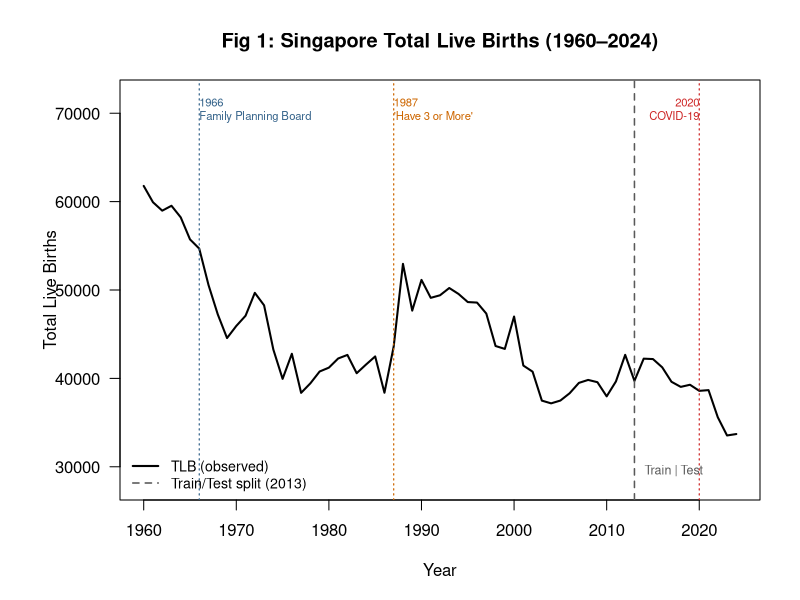
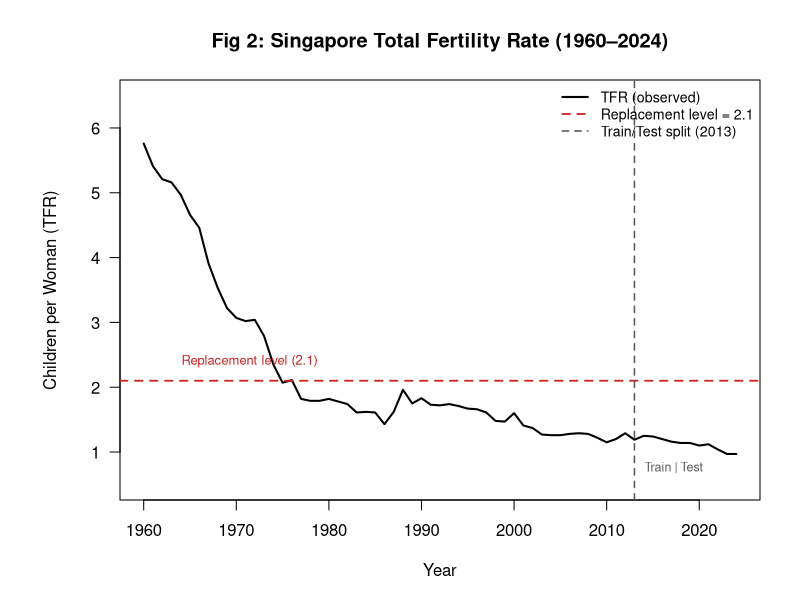
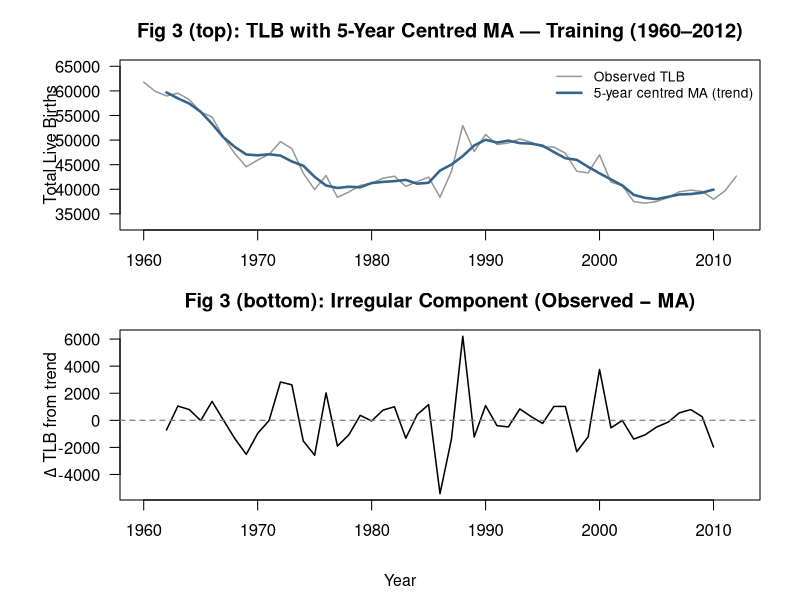
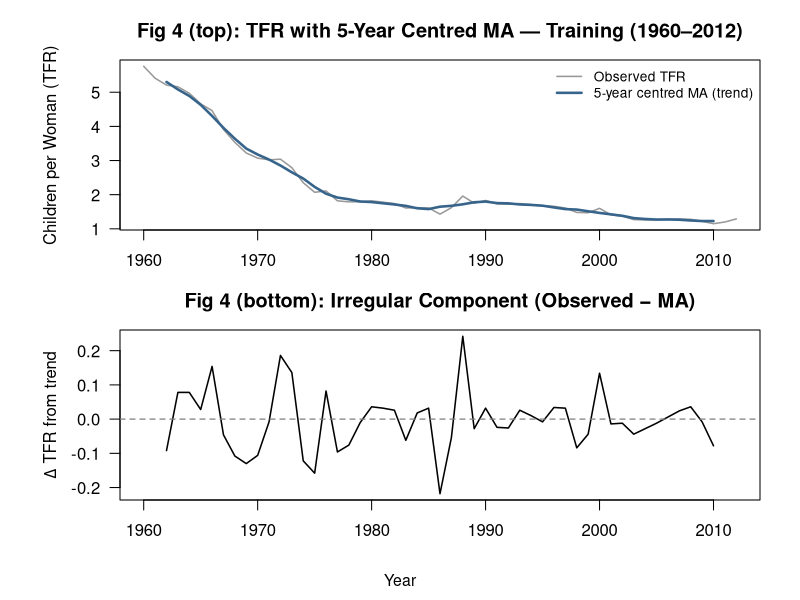
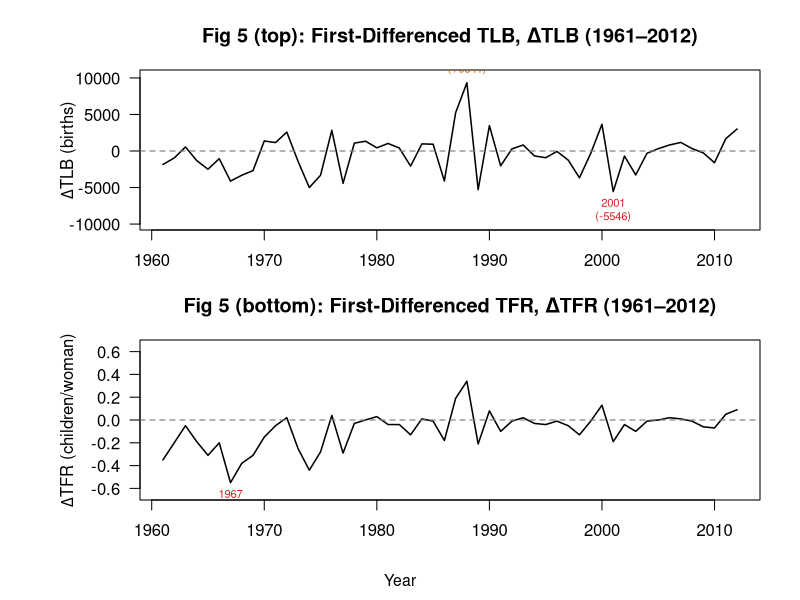
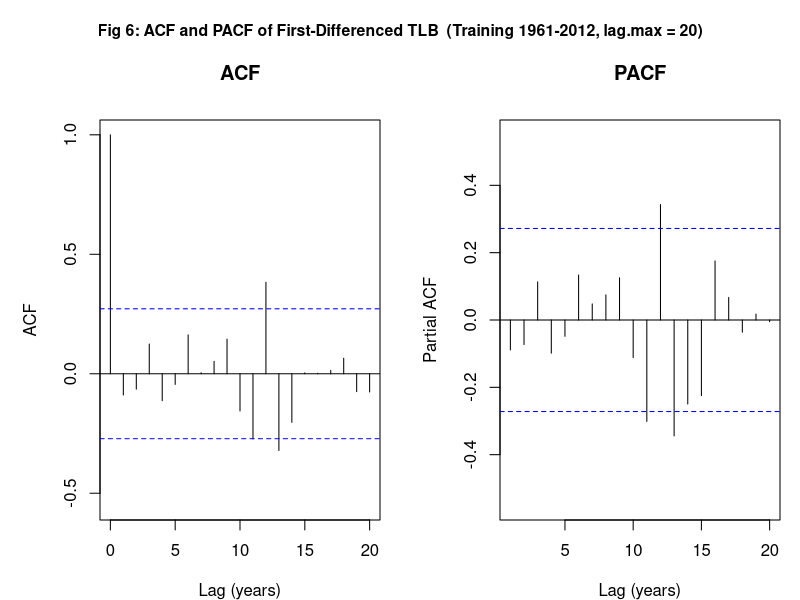
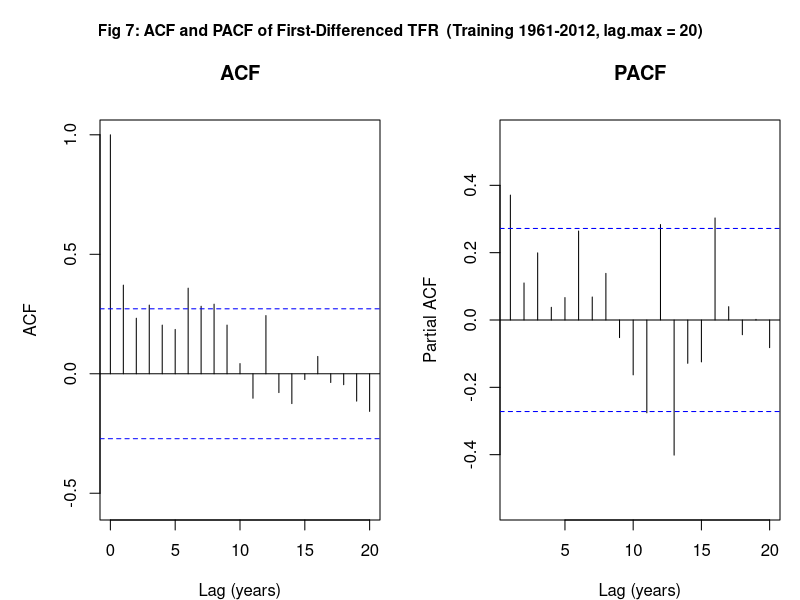
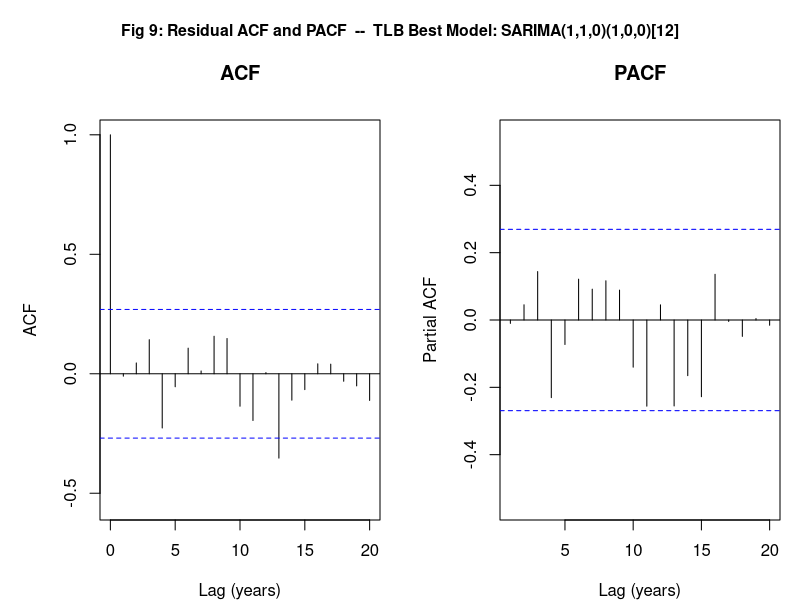

Generate these figures, in order, with R:
# =============================================================================
# REPORT FIGURES: Singapore TLB & TFR Time Series Analysis
# Generates 12 publication-quality figures + model diagnostics
# Output: plots/ subfolder, res = 150 dpi
# =============================================================================

library(tseries)
library(forecast)

options(stringsAsFactors = FALSE)
options(scipen = 999)
set.seed(42)
dir.create("figures", showWarnings = FALSE)

# =============================================================================
# DATA LOADING
# =============================================================================
df        <- read.csv("cleaned_tlb_tfr_1960_2024.csv")
tlb_ts    <- ts(df$TLB, start = 1960, frequency = 1)
tfr_ts    <- ts(df$TFR, start = 1960, frequency = 1)
tlb_train <- window(tlb_ts, start = 1960, end = 2012)
tlb_test  <- window(tlb_ts, start = 2013, end = 2024)
tfr_train <- window(tfr_ts, start = 1960, end = 2012)
tfr_test  <- window(tfr_ts, start = 2013, end = 2024)

n_test     <- length(tlb_test)   # 12
n_train    <- length(tlb_train)  # 53
test_years <- 2013:2024

tlb_diff1 <- diff(tlb_train, differences = 1)
tfr_diff1 <- diff(tfr_train, differences = 1)

# =============================================================================
# HELPER: annotation-safe y value for text labels in acf/pacf plots
# =============================================================================
ci_band <- function(n) 1.96 / sqrt(n)

# =============================================================================
# FIG 1: TLB Raw Series (1960-2024)
# =============================================================================
png("plots/fig01_tlb_raw.png", width = 1050, height = 560, res = 150, bg = "white")
par(mar = c(5, 6, 4, 2), bg = "white")
plot(tlb_ts, type = "l", lwd = 2, col = "black",
     main = "Fig 1: Singapore Total Live Births (1960–2024)",
     xlab = "Year", ylab = "Total Live Births",
     ylim = c(28000, 72000), las = 1)
abline(v = 2013, lty = 2, col = "gray35", lwd = 1.5)
abline(v = 1966,  lty = 3, col = "steelblue4", lwd = 1.2)
abline(v = 1987,  lty = 3, col = "darkorange3", lwd = 1.2)
abline(v = 2020,  lty = 3, col = "firebrick3",  lwd = 1.2)
text(1966, 70500, "1966\nFamily Planning Board", col = "steelblue4",  cex = 0.68, adj = c(0, 0.5))
text(1987, 70500, "1987\n'Have 3 or More'",      col = "darkorange3", cex = 0.68, adj = c(0, 0.5))
text(2020, 70500, "2020\nCOVID-19",              col = "firebrick3",  cex = 0.68, adj = c(1, 0.5))
text(2013, 29500, "Train | Test",               col = "gray35",      cex = 0.75, pos = 4)
legend("bottomleft", bty = "n",
       legend = c("TLB (observed)", "Train/Test split (2013)"),
       lwd = c(2, 1.5), lty = c(1, 2), col = c("black", "gray35"), cex = 0.85)
dev.off()

# =============================================================================
# FIG 2: TFR Raw Series (1960-2024)
# =============================================================================
png("plots/fig02_tfr_raw.png", width = 1050, height = 560, res = 150, bg = "white")
par(mar = c(5, 6, 4, 2), bg = "white")
plot(tfr_ts, type = "l", lwd = 2, col = "black",
     main = "Fig 2: Singapore Total Fertility Rate (1960–2024)",
     xlab = "Year", ylab = "Children per Woman (TFR)",
     ylim = c(0.5, 6.5), las = 1)
abline(h = 2.1,  lty = 2, col = "firebrick3", lwd = 1.8)
abline(v = 2013, lty = 2, col = "gray35",     lwd = 1.5)
text(1963, 2.4,  "Replacement level (2.1)", col = "firebrick3", cex = 0.78, pos = 4)
text(2013, 0.75, "Train | Test",            col = "gray35",    cex = 0.75, pos = 4)
legend("topright", bty = "n",
       legend = c("TFR (observed)", "Replacement level = 2.1", "Train/Test split (2013)"),
       lwd = c(2, 1.8, 1.5), lty = c(1, 2, 2),
       col = c("black", "firebrick3", "gray35"), cex = 0.85)
dev.off()

# =============================================================================
# FIG 3: TLB with 5-year centred MA + irregular component (training 1960-2012)
# =============================================================================
ma5_tlb <- stats::filter(tlb_train, rep(1 / 5, 5), sides = 2)
irr_tlb <- ts(as.numeric(tlb_train) - as.numeric(ma5_tlb), start = 1960, frequency = 1)

png("plots/fig03_tlb_ma.png", width = 1050, height = 720, res = 150, bg = "white")
par(mfrow = c(2, 1), mar = c(2, 6, 3, 2), bg = "white", oma = c(3, 0, 0, 0))
plot(tlb_train, type = "l", lwd = 1.5, col = "gray60",
     main = "Fig 3 (top): TLB with 5-Year Centred MA — Training (1960–2012)",
     xlab = "", ylab = "Total Live Births",
     ylim = c(33000, 65000), las = 1)
lines(ma5_tlb, lwd = 2.5, col = "steelblue4")
legend("topright", bty = "n",
       legend = c("Observed TLB", "5-year centred MA (trend)"),
       col = c("gray60", "steelblue4"), lwd = c(1.5, 2.5), cex = 0.82)

plot(irr_tlb, type = "l", lwd = 1.5, col = "black",
     main = "Fig 3 (bottom): Irregular Component (Observed − MA)",
     xlab = "", ylab = expression(paste(Delta, " TLB from trend")),
     las = 1)
abline(h = 0, lty = 2, col = "gray50", lwd = 1.2)
mtext("Year", side = 1, outer = TRUE, line = 1.5, cex = 0.95)
par(mfrow = c(1, 1))
dev.off()

# =============================================================================
# FIG 4: TFR with 5-year centred MA + irregular component (training 1960-2012)
# =============================================================================
ma5_tfr <- stats::filter(tfr_train, rep(1 / 5, 5), sides = 2)
irr_tfr <- ts(as.numeric(tfr_train) - as.numeric(ma5_tfr), start = 1960, frequency = 1)

png("plots/fig04_tfr_ma.png", width = 1050, height = 720, res = 150, bg = "white")
par(mfrow = c(2, 1), mar = c(2, 6, 3, 2), bg = "white", oma = c(3, 0, 0, 0))
plot(tfr_train, type = "l", lwd = 1.5, col = "gray60",
     main = "Fig 4 (top): TFR with 5-Year Centred MA — Training (1960–2012)",
     xlab = "", ylab = "Children per Woman (TFR)", las = 1)
lines(ma5_tfr, lwd = 2.5, col = "steelblue4")
legend("topright", bty = "n",
       legend = c("Observed TFR", "5-year centred MA (trend)"),
       col = c("gray60", "steelblue4"), lwd = c(1.5, 2.5), cex = 0.82)

plot(irr_tfr, type = "l", lwd = 1.5, col = "black",
     main = "Fig 4 (bottom): Irregular Component (Observed − MA)",
     xlab = "", ylab = expression(paste(Delta, " TFR from trend")),
     las = 1)
abline(h = 0, lty = 2, col = "gray50", lwd = 1.2)
mtext("Year", side = 1, outer = TRUE, line = 1.5, cex = 0.95)
par(mfrow = c(1, 1))
dev.off()

# =============================================================================
# FIG 5: First-differenced TLB and TFR — FIXED vertical scales
# =============================================================================
# Compute range so ylim clearly shows all variation
tlb_range <- range(tlb_diff1, na.rm = TRUE)
tfr_range <- range(tfr_diff1, na.rm = TRUE)
tlb_ylim  <- c(min(-10000, tlb_range[1] * 1.1), max(10000, tlb_range[2] * 1.1))
tfr_ylim  <- c(min(-0.65,  tfr_range[1] * 1.1), max(0.65,  tfr_range[2] * 1.1))

# Notable extremes in training period
tlb_max_yr <- time(tlb_diff1)[which.max(tlb_diff1)]
tlb_min_yr <- time(tlb_diff1)[which.min(tlb_diff1)]
tfr_max_yr <- time(tfr_diff1)[which.max(tfr_diff1)]
tfr_min_yr <- time(tfr_diff1)[which.min(tfr_diff1)]

cat("\nTLB diff: max =", max(tlb_diff1), "in", tlb_max_yr,
    " | min =", min(tlb_diff1), "in", tlb_min_yr, "\n")
cat("TFR diff: max =", max(tfr_diff1), "in", tfr_max_yr,
    " | min =", min(tfr_diff1), "in", tfr_min_yr, "\n")

png("plots/fig05_diff_series.png", width = 1050, height = 700, res = 150, bg = "white")
par(mfrow = c(2, 1), mar = c(2, 7, 3.5, 2), bg = "white", oma = c(3, 0, 0, 0))

plot(tlb_diff1, type = "l", lwd = 1.5, col = "black",
     main = "Fig 5 (top): First-Differenced TLB, ΔTLB (1961–2012)",
     xlab = "", ylab = expression(paste(Delta, "TLB (births)")),
     ylim = tlb_ylim, las = 1)
abline(h = 0, lty = 2, col = "gray50", lwd = 1.2)
# Annotate the two most extreme years
text(tlb_max_yr, max(tlb_diff1),
     paste0(tlb_max_yr, "\n(+", round(max(tlb_diff1)), ")"),
     cex = 0.68, col = "darkorange3", pos = 3)
text(tlb_min_yr, min(tlb_diff1),
     paste0(tlb_min_yr, "\n(", round(min(tlb_diff1)), ")"),
     cex = 0.68, col = "firebrick3", pos = 1)

plot(tfr_diff1, type = "l", lwd = 1.5, col = "black",
     main = "Fig 5 (bottom): First-Differenced TFR, ΔTFR (1961–2012)",
     xlab = "", ylab = expression(paste(Delta, "TFR (children/woman)")),
     ylim = tfr_ylim, las = 1)
abline(h = 0, lty = 2, col = "gray50", lwd = 1.2)
text(tfr_min_yr, min(tfr_diff1),
     paste0(tfr_min_yr, "\n(", round(min(tfr_diff1), 2), ")"),
     cex = 0.68, col = "firebrick3", pos = 1)

mtext("Year", side = 1, outer = TRUE, line = 1.5, cex = 0.95)
par(mfrow = c(1, 1))
dev.off()

# =============================================================================
# FIG 6: ACF/PACF of diff(TLB_train) — lag 20 (FIXED)
# =============================================================================
ci_tlb <- ci_band(length(tlb_diff1))
png("plots/fig06_tlb_diff_acf_pacf.png", width = 1050, height = 560, res = 150, bg = "white")
par(mfrow = c(1, 2), mar = c(4, 5, 3, 1), oma = c(0, 0, 3, 0), bg = "white")
acf(tlb_diff1,  lag.max = 20,
    main = "ACF",
    xlab = "Lag (years)", ylab = "ACF", ylim = c(-0.55, 1))
pacf(tlb_diff1, lag.max = 20,
     main = "PACF",
     xlab = "Lag (years)", ylab = "Partial ACF", ylim = c(-0.55, 0.55))
mtext("Fig 6: ACF and PACF of First-Differenced TLB  (Training 1961-2012, lag.max = 20)",
      side = 3, outer = TRUE, line = 1, cex = 0.95, font = 2)
par(mfrow = c(1, 1))
dev.off()

# =============================================================================
# FIG 7: ACF/PACF of diff(TFR_train) — lag 20 (FIXED)
# =============================================================================
ci_tfr <- ci_band(length(tfr_diff1))
png("plots/fig07_tfr_diff_acf_pacf.png", width = 1050, height = 560, res = 150, bg = "white")
par(mfrow = c(1, 2), mar = c(4, 5, 3, 1), oma = c(0, 0, 3, 0), bg = "white")
acf(tfr_diff1,  lag.max = 20,
    main = "ACF",
    xlab = "Lag (years)", ylab = "ACF", ylim = c(-0.55, 1))
pacf(tfr_diff1, lag.max = 20,
     main = "PACF",
     xlab = "Lag (years)", ylab = "Partial ACF", ylim = c(-0.55, 0.55))
mtext("Fig 7: ACF and PACF of First-Differenced TFR  (Training 1961-2012, lag.max = 20)",
      side = 3, outer = TRUE, line = 1, cex = 0.95, font = 2)
par(mfrow = c(1, 1))
dev.off()

# =============================================================================
# SECTION: Fit candidate models and collect diagnostics for the table
# =============================================================================
cat("\n=== CANDIDATE MODEL FITTING ===\n")

fit_diag <- function(model, label) {
  bl10 <- Box.test(residuals(model), lag = 10, type = "Ljung-Box")
  bl20 <- Box.test(residuals(model), lag = 20, type = "Ljung-Box")
  cat(sprintf("  %-50s AIC=%.2f  BIC=%.2f  BL10 p=%.4f  BL20 p=%.4f\n",
              label, AIC(model), BIC(model), bl10$p.value, bl20$p.value))
  list(aic = round(AIC(model), 2), bic = round(BIC(model), 2),
       bl10 = round(bl10$p.value, 4), bl20 = round(bl20$p.value, 4),
       wn = (bl10$p.value > 0.05) & (bl20$p.value > 0.05))
}

# ---- TLB candidates ----
cat("\n--- TLB candidates ---\n")
m_T1 <- arima(tlb_train, order = c(0, 1, 0),             method = "ML")       # ARMA(0,0) equiv
m_T2 <- arima(tlb_train, order = c(1, 1, 0),             method = "CSS-ML")   # AR(1)
m_T3 <- arima(tlb_train, order = c(1, 1, 1),             method = "CSS-ML")   # ARMA(1,1)
m_T4 <- arima(tlb_train, order = c(2, 1, 0),             method = "CSS-ML")   # AR(2)
m_TBEST <- arima(tlb_train,
                 order    = c(1, 1, 0),
                 seasonal = list(order = c(1, 0, 0), period = 12),
                 method   = "CSS-ML")                                           # SARIMA best

d_T1    <- fit_diag(m_T1,    "T1: ARIMA(0,1,0) [RW / ARMA(0,0)]")
d_T2    <- fit_diag(m_T2,    "T2: ARIMA(1,1,0) [AR(1)]")
d_T3    <- fit_diag(m_T3,    "T3: ARIMA(1,1,1) [ARMA(1,1)]")
d_T4    <- fit_diag(m_T4,    "T4: ARIMA(2,1,0) [AR(2)]")
d_TBEST <- fit_diag(m_TBEST, "BEST: SARIMA(1,1,0)(1,0,0)[12]")

# ---- TFR candidates ----
cat("\n--- TFR candidates ---\n")
m_F1 <- arima(tfr_train, order = c(1, 1, 0),             method = "CSS-ML")   # AR(1)
m_F2 <- arima(tfr_train, order = c(2, 1, 0),             method = "CSS-ML")   # AR(2)
m_F3 <- arima(tfr_train, order = c(1, 1, 1),             method = "CSS-ML")   # ARMA(1,1)
m_F4 <- arima(tfr_train, order = c(2, 1, 1),             method = "CSS-ML")   # ARMA(2,1)
m_FBEST <- arima(tfr_train,
                 order    = c(1, 1, 0),
                 seasonal = list(order = c(1, 0, 0), period = 12),
                 method   = "CSS-ML")

d_F1    <- fit_diag(m_F1,    "F1: ARIMA(1,1,0) [AR(1)]")
d_F2    <- fit_diag(m_F2,    "F2: ARIMA(2,1,0) [AR(2)]")
d_F3    <- fit_diag(m_F3,    "F3: ARIMA(1,1,1) [ARMA(1,1)]")
d_F4    <- fit_diag(m_F4,    "F4: ARIMA(2,1,1) [ARMA(2,1)]")
d_FBEST <- fit_diag(m_FBEST, "BEST: SARIMA(1,1,0)(1,0,0)[12]")

# Print Box-Ljung details for T1 to confirm ARMA(0,0) issue
bl_T1 <- Box.test(residuals(m_T1), lag = 10, type = "Ljung-Box")
cat(sprintf("\nT1 BL10: Q=%.3f, p=%.4f\n", bl_T1$statistic, bl_T1$p.value))
bl_T1_20 <- Box.test(residuals(m_T1), lag = 20, type = "Ljung-Box")
cat(sprintf("T1 BL20: Q=%.3f, p=%.4f\n", bl_T1_20$statistic, bl_T1_20$p.value))

# =============================================================================
# FIG 9: Residual ACF/PACF — Best TLB model SARIMA(1,1,0)(1,0,0)[12]
# =============================================================================
resid_tbest <- residuals(m_TBEST)
bl_tbest_10 <- Box.test(resid_tbest, lag = 10, type = "Ljung-Box")
bl_tbest_20 <- Box.test(resid_tbest, lag = 20, type = "Ljung-Box")
cat(sprintf("\nBEST TLB BL10: p=%.4f  BL20: p=%.4f\n",
            bl_tbest_10$p.value, bl_tbest_20$p.value))

png("plots/fig09_tlb_best_resid_acfpacf.png", width = 1050, height = 560, res = 150, bg = "white")
par(mfrow = c(1, 2), mar = c(4, 5, 3, 1), oma = c(0, 0, 3, 0), bg = "white")
acf(resid_tbest,  lag.max = 20,
    main = "ACF",
    xlab = "Lag (years)", ylab = "ACF", ylim = c(-0.55, 1))
pacf(resid_tbest, lag.max = 20,
     main = "PACF",
     xlab = "Lag (years)", ylab = "Partial ACF", ylim = c(-0.55, 0.55))
mtext("Fig 9: Residual ACF and PACF  --  TLB Best Model: SARIMA(1,1,0)(1,0,0)[12]",
      side = 3, outer = TRUE, line = 1, cex = 0.95, font = 2)
par(mfrow = c(1, 1))
dev.off()

# =============================================================================
# FIG 10: Residual ACF/PACF — Best TFR model SARIMA(1,1,0)(1,0,0)[12]
# =============================================================================
resid_fbest <- residuals(m_FBEST)
bl_fbest_10 <- Box.test(resid_fbest, lag = 10, type = "Ljung-Box")
bl_fbest_20 <- Box.test(resid_fbest, lag = 20, type = "Ljung-Box")
cat(sprintf("BEST TFR BL10: p=%.4f  BL20: p=%.4f\n",
            bl_fbest_10$p.value, bl_fbest_20$p.value))

png("plots/fig10_tfr_best_resid_acfpacf.png", width = 1050, height = 560, res = 150, bg = "white")
par(mfrow = c(1, 2), mar = c(4, 5, 3, 1), oma = c(0, 0, 3, 0), bg = "white")
acf(resid_fbest,  lag.max = 20,
    main = "ACF",
    xlab = "Lag (years)", ylab = "ACF", ylim = c(-0.55, 1))
pacf(resid_fbest, lag.max = 20,
     main = "PACF",
     xlab = "Lag (years)", ylab = "Partial ACF", ylim = c(-0.55, 0.55))
mtext("Fig 10: Residual ACF and PACF  --  TFR Best Model: SARIMA(1,1,0)(1,0,0)[12]",
      side = 3, outer = TRUE, line = 1, cex = 0.95, font = 2)
par(mfrow = c(1, 1))
dev.off()

# =============================================================================
# FORECASTING 2013-2024 — best models
# =============================================================================
pred_tlb <- predict(m_TBEST, n.ahead = n_test)
pred_tfr <- predict(m_FBEST, n.ahead = n_test)

fc_tlb  <- as.numeric(pred_tlb$pred)
se_tlb  <- as.numeric(pred_tlb$se)
fc_tfr  <- as.numeric(pred_tfr$pred)
se_tfr  <- as.numeric(pred_tfr$se)

# Prediction intervals
tlb_lo80 <- fc_tlb - 1.281 * se_tlb
tlb_hi80 <- fc_tlb + 1.281 * se_tlb
tlb_lo95 <- fc_tlb - 1.960 * se_tlb
tlb_hi95 <- fc_tlb + 1.960 * se_tlb

tfr_lo80 <- fc_tfr - 1.281 * se_tfr
tfr_hi80 <- fc_tfr + 1.281 * se_tfr
tfr_lo95 <- fc_tfr - 1.960 * se_tfr
tfr_hi95 <- fc_tfr + 1.960 * se_tfr

# Accuracy metrics
calc_acc <- function(actual, fc, label) {
  e <- as.numeric(actual) - fc
  rmse <- sqrt(mean(e^2))
  mae  <- mean(abs(e))
  mape <- mean(abs(e / as.numeric(actual))) * 100
  cat(sprintf("%s — RMSE=%.2f  MAE=%.2f  MAPE=%.2f%%\n", label, rmse, mae, mape))
  list(rmse = rmse, mae = mae, mape = mape)
}

cat("\n=== FORECAST ACCURACY (2013-2024) ===\n")
acc_tlb <- calc_acc(tlb_test, fc_tlb, "TLB SARIMA(1,1,0)(1,0,0)[12]")
acc_tfr <- calc_acc(tfr_test, fc_tfr, "TFR SARIMA(1,1,0)(1,0,0)[12]")

# =============================================================================
# FIG 11: TLB Forecast vs Actual (2013-2024) with 80% and 95% PI
# =============================================================================
train_window_start <- 1995   # show from 1995 for context
ylim_tlb_fc <- range(c(as.numeric(window(tlb_ts, start = train_window_start)),
                        tlb_lo95, tlb_hi95)) * c(0.92, 1.04)

png("plots/fig11_tlb_forecast.png", width = 1050, height = 580, res = 150, bg = "white")
par(mar = c(5, 6, 4, 2), bg = "white")
plot(window(tlb_ts, start = train_window_start), type = "l", lwd = 2, col = "black",
     xlim = c(train_window_start, 2024), ylim = ylim_tlb_fc,
     main = "Fig 11: TLB Forecast vs Actual (2013–2024)\nBest Model: SARIMA(1,1,0)(1,0,0)[12]",
     xlab = "Year", ylab = "Total Live Births", las = 1)
abline(v = 2012.5, lty = 3, col = "gray40", lwd = 1.2)
text(2012.5, ylim_tlb_fc[2] * 0.99, "Train | Test", col = "gray40", cex = 0.72, pos = 2)

# 95% PI — outer band
polygon(c(test_years, rev(test_years)),
        c(tlb_lo95, rev(tlb_hi95)),
        col = adjustcolor("steelblue3", alpha.f = 0.20), border = NA)
# 80% PI — inner band
polygon(c(test_years, rev(test_years)),
        c(tlb_lo80, rev(tlb_hi80)),
        col = adjustcolor("steelblue3", alpha.f = 0.35), border = NA)

# Test actuals
lines(tlb_test, lwd = 2, col = "steelblue4")
# Forecast
lines(test_years, fc_tlb, col = "firebrick3", lwd = 2, lty = 2)

# Annotate COVID dip
cov_idx <- which(test_years == 2020)
text(2020, as.numeric(tlb_test)[cov_idx] - 1000,
     "2020\nCOVID-19", cex = 0.65, col = "gray30", pos = 1)

legend("topright", bty = "n",
       legend = c("Training (1995–2012)", "Test actuals (2013–2024)",
                  "Forecast (SARIMA)", "80% PI", "95% PI"),
       col = c("black", "steelblue4", "firebrick3",
               adjustcolor("steelblue3", alpha.f = 0.5),
               adjustcolor("steelblue3", alpha.f = 0.25)),
       lwd = c(2, 2, 2, 8, 8), lty = c(1, 1, 2, 1, 1), cex = 0.78)
dev.off()

# =============================================================================
# FIG 12: TFR Forecast vs Actual (2013-2024) with 80% and 95% PI
# =============================================================================
ylim_tfr_fc <- range(c(as.numeric(window(tfr_ts, start = train_window_start)),
                        tfr_lo95, tfr_hi95)) * c(0.88, 1.06)

png("plots/fig12_tfr_forecast.png", width = 1050, height = 580, res = 150, bg = "white")
par(mar = c(5, 6, 4, 2), bg = "white")
plot(window(tfr_ts, start = train_window_start), type = "l", lwd = 2, col = "black",
     xlim = c(train_window_start, 2024), ylim = ylim_tfr_fc,
     main = "Fig 12: TFR Forecast vs Actual (2013–2024)\nBest Model: SARIMA(1,1,0)(1,0,0)[12]",
     xlab = "Year", ylab = "Children per Woman (TFR)", las = 1)
abline(v = 2012.5, lty = 3, col = "gray40", lwd = 1.2)
text(2012.5, ylim_tfr_fc[2] * 0.99, "Train | Test", col = "gray40", cex = 0.72, pos = 2)

polygon(c(test_years, rev(test_years)),
        c(tfr_lo95, rev(tfr_hi95)),
        col = adjustcolor("steelblue3", alpha.f = 0.20), border = NA)
polygon(c(test_years, rev(test_years)),
        c(tfr_lo80, rev(tfr_hi80)),
        col = adjustcolor("steelblue3", alpha.f = 0.35), border = NA)

lines(tfr_test, lwd = 2, col = "steelblue4")
lines(test_years, fc_tfr, col = "firebrick3", lwd = 2, lty = 2)

# Replacement level
abline(h = 2.1, lty = 2, col = "gray60", lwd = 1.0)
text(1996, 2.15, "Replacement level (2.1)", cex = 0.65, col = "gray50", pos = 4)

legend("topright", bty = "n",
       legend = c("Training (1995–2012)", "Test actuals (2013–2024)",
                  "Forecast (SARIMA)", "80% PI", "95% PI"),
       col = c("black", "steelblue4", "firebrick3",
               adjustcolor("steelblue3", alpha.f = 0.5),
               adjustcolor("steelblue3", alpha.f = 0.25)),
       lwd = c(2, 2, 2, 8, 8), lty = c(1, 1, 2, 1, 1), cex = 0.78)
dev.off()

# =============================================================================
# PRINT SUMMARY FOR MARKDOWN REPORT
# =============================================================================
cat("\n\n===== SUMMARY FOR REPORT =====\n")
cat("\n-- TLB Candidate Diagnostics --\n")
cat(sprintf("T1 ARIMA(0,1,0): AIC=%.2f  BIC=%.2f  BL10=%.4f  BL20=%.4f  WN=%s\n",
    d_T1$aic, d_T1$bic, d_T1$bl10, d_T1$bl20, d_T1$wn))
cat(sprintf("T2 ARIMA(1,1,0): AIC=%.2f  BIC=%.2f  BL10=%.4f  BL20=%.4f  WN=%s\n",
    d_T2$aic, d_T2$bic, d_T2$bl10, d_T2$bl20, d_T2$wn))
cat(sprintf("T3 ARIMA(1,1,1): AIC=%.2f  BIC=%.2f  BL10=%.4f  BL20=%.4f  WN=%s\n",
    d_T3$aic, d_T3$bic, d_T3$bl10, d_T3$bl20, d_T3$wn))
cat(sprintf("T4 ARIMA(2,1,0): AIC=%.2f  BIC=%.2f  BL10=%.4f  BL20=%.4f  WN=%s\n",
    d_T4$aic, d_T4$bic, d_T4$bl10, d_T4$bl20, d_T4$wn))
cat(sprintf("BEST SARIMA(1,1,0)(1,0,0)[12]: AIC=%.2f  BIC=%.2f  BL10=%.4f  BL20=%.4f  WN=%s\n",
    d_TBEST$aic, d_TBEST$bic, d_TBEST$bl10, d_TBEST$bl20, d_TBEST$wn))

cat("\n-- TFR Candidate Diagnostics --\n")
cat(sprintf("F1 ARIMA(1,1,0): AIC=%.2f  BIC=%.2f  BL10=%.4f  BL20=%.4f  WN=%s\n",
    d_F1$aic, d_F1$bic, d_F1$bl10, d_F1$bl20, d_F1$wn))
cat(sprintf("F2 ARIMA(2,1,0): AIC=%.2f  BIC=%.2f  BL10=%.4f  BL20=%.4f  WN=%s\n",
    d_F2$aic, d_F2$bic, d_F2$bl10, d_F2$bl20, d_F2$wn))
cat(sprintf("F3 ARIMA(1,1,1): AIC=%.2f  BIC=%.2f  BL10=%.4f  BL20=%.4f  WN=%s\n",
    d_F3$aic, d_F3$bic, d_F3$bl10, d_F3$bl20, d_F3$wn))
cat(sprintf("F4 ARIMA(2,1,1): AIC=%.2f  BIC=%.2f  BL10=%.4f  BL20=%.4f  WN=%s\n",
    d_F4$aic, d_F4$bic, d_F4$bl10, d_F4$bl20, d_F4$wn))
cat(sprintf("BEST SARIMA(1,1,0)(1,0,0)[12]: AIC=%.2f  BIC=%.2f  BL10=%.4f  BL20=%.4f  WN=%s\n",
    d_FBEST$aic, d_FBEST$bic, d_FBEST$bl10, d_FBEST$bl20, d_FBEST$wn))

cat("\n-- Forecast Accuracy (2013-2024) --\n")
cat(sprintf("TLB SARIMA: RMSE=%.1f  MAE=%.1f  MAPE=%.2f%%\n",
            acc_tlb$rmse, acc_tlb$mae, acc_tlb$mape))
cat(sprintf("TFR SARIMA: RMSE=%.4f  MAE=%.4f  MAPE=%.2f%%\n",
            acc_tfr$rmse, acc_tfr$mae, acc_tfr$mape))

cat("\n-- ADF Tests --\n")
adf_tlb_raw  <- adf.test(tlb_train, alternative = "stationary")
adf_tfr_raw  <- adf.test(tfr_train, alternative = "stationary")
adf_tlb_diff <- adf.test(tlb_diff1, alternative = "stationary")
adf_tfr_diff <- adf.test(tfr_diff1, alternative = "stationary")
cat(sprintf("ADF TLB raw:  stat=%.4f  p=%.4f\n", adf_tlb_raw$statistic,  adf_tlb_raw$p.value))
cat(sprintf("ADF TFR raw:  stat=%.4f  p=%.4f\n", adf_tfr_raw$statistic,  adf_tfr_raw$p.value))
cat(sprintf("ADF TLB diff: stat=%.4f  p=%.4f\n", adf_tlb_diff$statistic, adf_tlb_diff$p.value))
cat(sprintf("ADF TFR diff: stat=%.4f  p=%.4f\n", adf_tfr_diff$statistic, adf_tfr_diff$p.value))

cat("\n-- SARIMA Coefficients --\n")
cat("TLB SARIMA(1,1,0)(1,0,0)[12] coefficients:\n")
print(m_TBEST$coef)
cat("TFR SARIMA(1,1,0)(1,0,0)[12] coefficients:\n")
print(m_FBEST$coef)

cat("\nAll figures saved to plots/ directory.\n")
